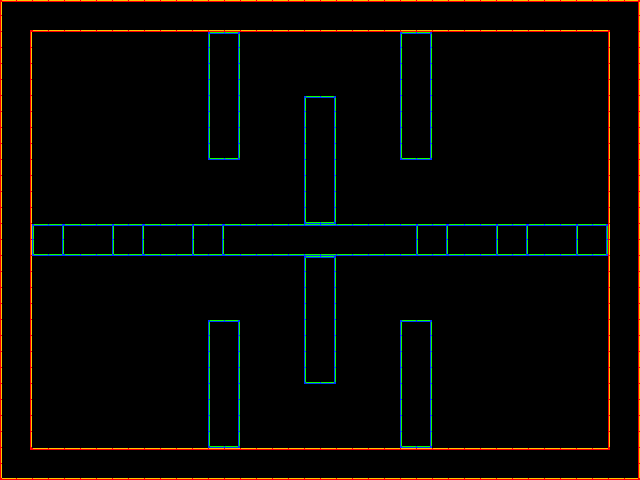

This game map was drawn from its Tiled (.tmx) file and the tilesets committed beside it. A one-line description and the trimmed map source follow:
An orthogonal 40x30 tile map with 16x16 px tiles, 2 tile layers (Tile Layer 1, Layer2) and 14 objects.

<map version="1.0" orientation="orthogonal" width="40" height="30" tilewidth="16" tileheight="16">
 <tileset firstgid="1" name="ss_tileset" tilewidth="16" tileheight="16">
  <image source="ss_tileset.png" width="96" height="96" />
 </tileset>
 <layer name="Tile Layer 1" width="40" height="30">
  <data>[1200 cells, 168 non-empty, 8 distinct tile ids]</data>
 </layer>
 <layer name="Layer2" width="40" height="30">
  <data>[1200 cells, 264 non-empty, 12 distinct tile ids]</data>
 </layer>
 <objectgroup name="Solids" width="40" height="30">
  <object x="32" y="224" width="576" height="32" />
  <object x="208" y="32" width="32" height="128" />
  <object x="208" y="320" width="32" height="128" />
  <object x="304" y="96" width="32" height="288" />
  <object x="400" y="320" width="32" height="128" />
  <object x="400" y="32" width="32" height="128" />
 </objectgroup>
 <objectgroup name="BoundingSolids" width="40" height="30">
  <object x="0" y="0" width="640" height="32" />
  <object x="0" y="32" width="32" height="448" />
  <object x="608" y="32" width="32" height="416" />
  <object x="32" y="448" width="608" height="32" />
 </objectgroup>
 <objectgroup name="Portals" width="40" height="30">
  <object x="512" y="320" width="16" height="16" />
  <object x="64" y="96" width="16" height="16" />
 </objectgroup>
 <objectgroup name="Goal" width="40" height="30">
  <object x="528" y="48" width="16" height="16" />
 </objectgroup>
 <objectgroup name="Windows" width="40" height="30">
  <object x="48" y="336" width="96" height="96" />
 </objectgroup>
</map>
